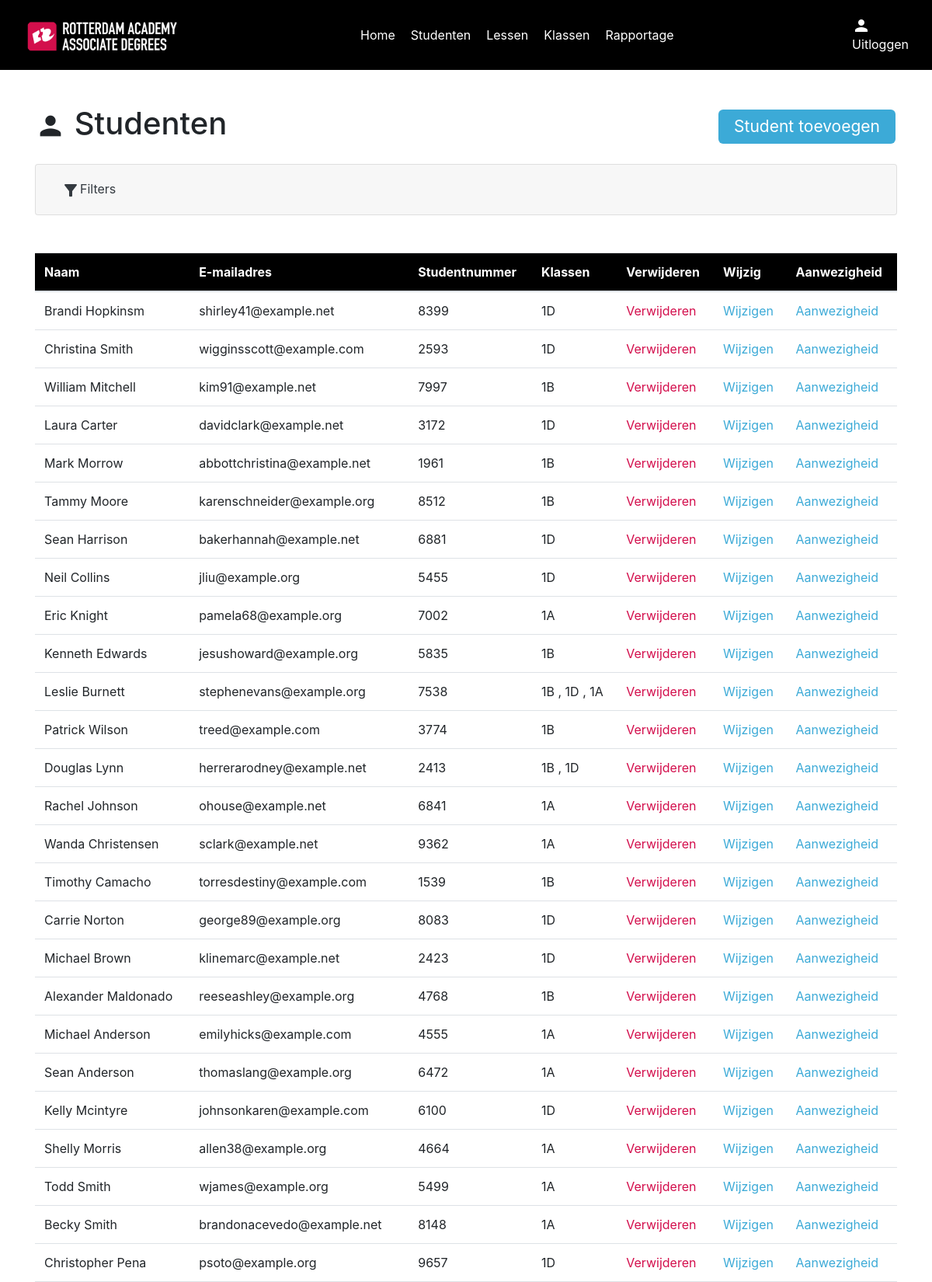
The page /studenten_overzicht (upper part) on the database its author committed.
### models/studentModel.py (models this page shows)
class Student(UserMixin, db.Model):
    id = db.Column(db.Integer, primary_key=True)
    name = db.Column(db.String(100), nullable=False)
    email = db.Column(db.String(100), nullable=False)
    password = db.Column(db.String(255), nullable=True)
    student_number = db.Column(db.Integer, nullable=True)
    classes = relationship('StudentClass', backref=db.backref('student_record', lazy=True, cascade='all, delete'))
    def to_dict(self):
        return {
            'id': self.id,
            'name': self.name,
            'email': self.email,
            'password': self.password,
            'student_number': self.student_number,
            'classes': [{'id': c.class_id,
                         'name': c.classes.name if c.classes else None
                         } for c in self.classes]
        }

### models/classModel.py (models this page shows)
class Class(db.Model):
    id = db.Column(db.Integer, primary_key=True)
    name = db.Column(db.String(100), nullable=False)
    student_classes = db.relationship('StudentClass', backref=db.backref('student', lazy=True))
    lessons = db.relationship('LessonClass', backref=db.backref('classes', lazy=True))
    def to_dict(self):
        return {
            'id': self.id,
            'name': self.name,
            'students': [{'id': s.student_id,
                          'name': s.student.name
                          } for s in self.student_classes],
        }

### routes/studentRoutes.py (the view)
    @app.route("/studenten_overzicht")
    def students_index():
        students = StudentController.get_all_students()
        classes = ClassController.get_all_classes()
        return render_template(
            "students/index.html", students=students, classes=classes
        )

### controllers/classController.py (called while the page is built)
    @staticmethod
    def get_all_classes():
        classes = Class.query.all()
        class_dict = [class_.to_dict() for class_ in classes]
        return class_dict

### controllers/studentController.py (called while the page is built)
    @staticmethod
    def get_all_students():
        students = Student.query.all()
        students_dict = [student.to_dict() for student in students]
        return students_dict

### templates/students/index.html (shortened to what this page needs)
{% include "layout.html" %}
{% block content %}
{% include "navigation.html" %}
<div class="container students">
    <div class="index" id="students">
        <div class="top-content">
            <h1><span class="material-icons" style="font-size: 40px;">person</span> Studenten</h1>
            <a href="#" class="button" id="btnCreate" data-toggle="modal" data-target="#studentModalCreate">Student toevoegen</a>
        </div>
        <div class="accordion mb-5" id="filterAccordion">
            <div class="card">
              <div class="card-header" id="filterAccordionHeader">
                <h2 class="mb-0">
                  <button class="btn btn-link btn-block text-left text-dark" type="button" data-toggle="collapse" data-target="#collapseOne" aria-expanded="true" aria-controls="collapseOne">
                    <span class="material-icons">filter_alt</span>Filters
                  </button>
                </h2>
              </div>
            </div>
        </div>
        <table class="table">
            <thead style="background-color: black; color: #fff;">
            <tr>
                <th scope="Name">Naam</th>
                <th scope="Date">E-mailadres</th>
                <th scope="Starttime">Studentnummer</th>
                <th scope="Classes">Klassen</th>
                <th scope="Delete">Verwijderen</th>
                <th scope="Change">Wijzig</th>
                <th scope="Change">Aanwezigheid</th>
            </tr>
            </thead>
            <tbody>
            {% for student in students %}
            <tr>
                <td>{{ student.name }}</td>
                <td>{{ student.email }}</td>
                <td>{{ student.student_number }}</td>
                <td>
                    {% for class in student.classes %}
                    {{ class.name }}
                    {% if not loop.last %}, {% endif %}
                    {% endfor %}
                </td>
                <td><a href="#" class="red showDeleteRowModal" data-id="{{ student.id }}" data-toggle="modal" data-target="#deleteRowConfirmation">Verwijderen</a></td>
                <td><a href="#" class="blue" data-id="{{ student.id }}" id="btnEdit" data-toggle="modal" data-target="#studentModalUpdate">Wijzigen</a></td>
                <td><a href="/students/{{ student.student_number }}/aanwezigheid" class="blue">Aanwezigheid</a></td>
            </tr>
            {% endfor %}
            </tbody>
        </table>
    </div>
</div>
{% endblock %}

### static/css/style.css (style rules this page uses)
:root { --black: #000; --white: #fff; --racRed: #D30E4C; --racBlue: #3CAAD7; --textColor: #272727; }
.container { position: relative; top: 90px; }
.button { background-color: var(--racBlue); border: none; color: var(--white); padding: 6px 20px; text-align: center; display: inline-block; font-size: 21px; margin: 4px 2px; border-radius: 6px; }
.red { color: var(--racRed) !important; }
.blue { color: var(--racBlue) !important; }
.index .top-content { display: flex; justify-content: space-between; align-items: center; margin: 45px 0 20px 0; }
.material-icons { vertical-align: middle; }

### rows shown on the page
Student: name "Brandi Hopkinsm", email "shirley41@example.net", student_number "8399"
Class: name "1D"
Student: name "Christina Smith", email "wigginsscott@example.com", student_number "2593"
Student: name "William Mitchell", email "kim91@example.net", student_number "7997"
Class: name "1B"
Student: name "Laura Carter", email "davidclark@example.net", student_number "3172"
Student: name "Mark Morrow", email "abbottchristina@example.net", student_number "1961"
Student: name "Tammy Moore", email "karenschneider@example.org", student_number "8512"
Student: name "Sean Harrison", email "bakerhannah@example.net", student_number "6881"
Student: name "Neil Collins", email "jliu@example.org", student_number "5455"
Student: name "Eric Knight", email "pamela68@example.org", student_number "7002"
Class: name "1A"
Student: name "Kenneth Edwards", email "jesushoward@example.org", student_number "5835"
Student: name "Leslie Burnett", email "stephenevans@example.org", student_number "7538"
Student: name "Patrick Wilson", email "treed@example.com", student_number "3774"
Student: name "Douglas Lynn", email "herrerarodney@example.net", student_number "2413"
Student: name "Rachel Johnson", email "ohouse@example.net", student_number "6841"
Student: name "Wanda Christensen", email "sclark@example.net", student_number "9362"
Student: name "Timothy Camacho", email "torresdestiny@example.com", student_number "1539"
Student: name "Carrie Norton", email "george89@example.org", student_number "8083"
Student: name "Michael Brown", email "klinemarc@example.net", student_number "2423"
Student: name "Alexander Maldonado", email "reeseashley@example.org", student_number "4768"
Student: name "Michael Anderson", email "emilyhicks@example.com", student_number "4555"
Student: name "Sean Anderson", email "thomaslang@example.org", student_number "6472"
Student: name "Kelly Mcintyre", email "johnsonkaren@example.com", student_number "6100"
Student: name "Shelly Morris", email "allen38@example.org", student_number "4664"
Student: name "Todd Smith", email "wjames@example.org", student_number "5499"
Student: name "Becky Smith", email "brandonacevedo@example.net", student_number "8148"
Student: name "Christopher Pena", email "psoto@example.org", student_number "9657"
